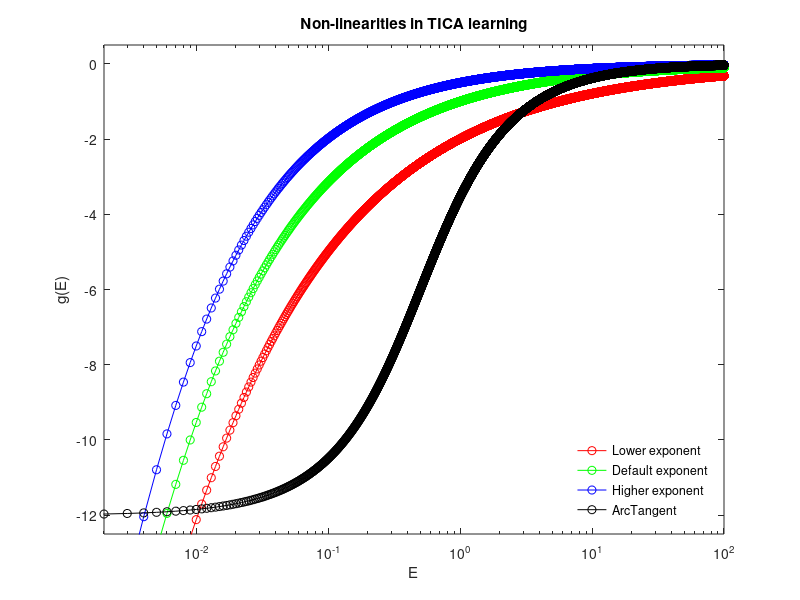
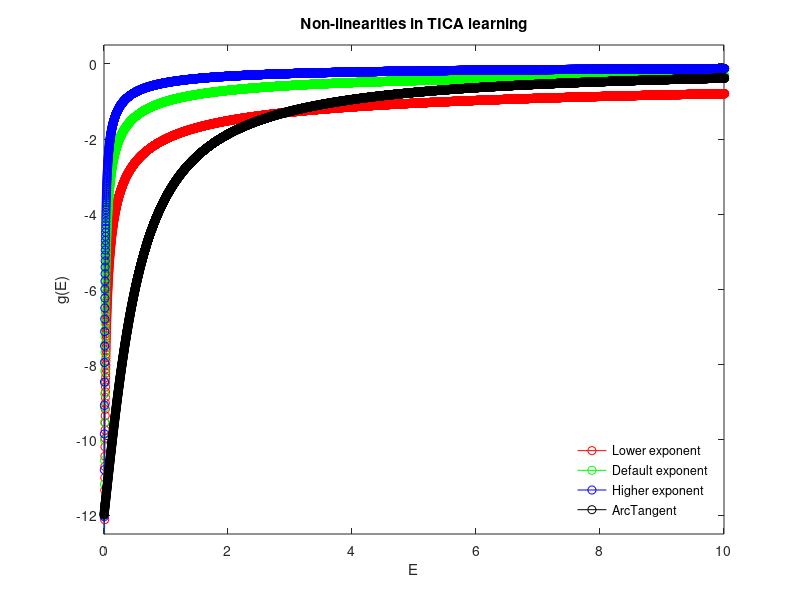

These figures' MATLAB source, in order:

p.epsi = 0.001;
E = linspace(0,100,100000);

    e = 0.4;
    K = (p.epsi^e)/(p.epsi^0.5);
    g = -K*((p.epsi + E).^(-e));
    
figure(1),semilogx(E,g,'ro-')    
    
    e = 0.5;
    K = (p.epsi^e)/(p.epsi^0.5);
    g = -K*((p.epsi + E).^(-e));
    
    hold on,semilogx(E,g,'go-')
    
    e = 0.6;
    K = (p.epsi^e)/(p.epsi^0.5);
    g = -K*((p.epsi + E).^(-e)); 
    
    hold on,semilogx(E,g,'bo-')
    
    K=12;
    a =2;
    g = K*2*(atan(a*E)-pi/2)/pi;
    
    hold on,semilogx(E,g,'ko-')
    axis([2*0.001 100 -12.5 0.5])
    xlabel('E'),ylabel('g(E)'),title('Non-linearities in TICA learning')
    h=legend('Lower exponent','Default exponent','Higher exponent','ArcTangent')
    set(h,'box','off','location','southeast')
    set(gcf,'color',[1 1 1])

    e = 0.4;
    K = (p.epsi^e)/(p.epsi^0.5);
    g = -K*((p.epsi + E).^(-e));
    
figure(2),plot(E,g,'ro-')    
    
    e = 0.5;
    K = (p.epsi^e)/(p.epsi^0.5);
    g = -K*((p.epsi + E).^(-e));
    
    hold on,plot(E,g,'go-')
    
    e = 0.6;
    K = (p.epsi^e)/(p.epsi^0.5);
    g = -K*((p.epsi + E).^(-e)); 
    
    hold on,plot(E,g,'bo-')
    
    K=12;
    a =2;
    g = K*2*(atan(a*E)-pi/2)/pi;
    
    hold on,plot(E,g,'ko-')
    axis([0 10 -12.5 0.5])
    xlabel('E'),ylabel('g(E)'),title('Non-linearities in TICA learning')
    h=legend('Lower exponent','Default exponent','Higher exponent','ArcTangent')
    set(h,'box','off','location','southeast')
    set(gcf,'color',[1 1 1])
    
    